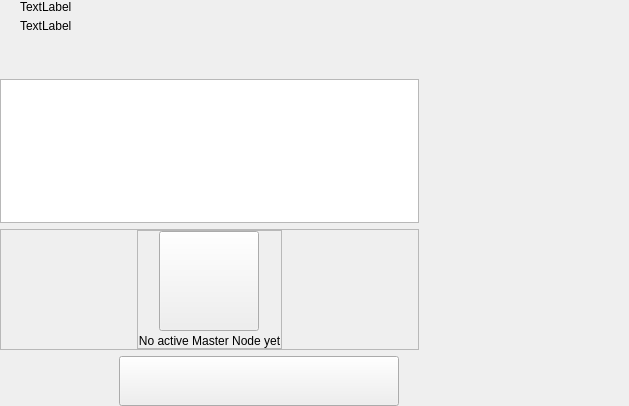
<?xml version="1.0" encoding="UTF-8"?>
<ui version="4.0">
 <class>MasterNodesWidget</class>
 <widget class="QWidget" name="MasterNodesWidget">
  <property name="geometry">
   <rect>
    <x>0</x>
    <y>0</y>
    <width>629</width>
    <height>406</height>
   </rect>
  </property>
  <property name="windowTitle">
   <string>Form</string>
  </property>
  <layout class="QHBoxLayout" name="horizontalLayout_2" stretch="2,1">
   <property name="spacing">
    <number>0</number>
   </property>
   <property name="leftMargin">
    <number>0</number>
   </property>
   <property name="topMargin">
    <number>0</number>
   </property>
   <property name="rightMargin">
    <number>0</number>
   </property>
   <property name="bottomMargin">
    <number>0</number>
   </property>
   <item>
    <widget class="QWidget" name="left" native="true">
     <layout class="QVBoxLayout" name="verticalLayout_3">
      <property name="leftMargin">
       <number>0</number>
      </property>
      <property name="topMargin">
       <number>0</number>
      </property>
      <property name="rightMargin">
       <number>0</number>
      </property>
      <property name="bottomMargin">
       <number>0</number>
      </property>
      <item>
       <layout class="QVBoxLayout" name="verticalLayout_2">
        <property name="spacing">
         <number>6</number>
        </property>
        <item>
         <layout class="QHBoxLayout" name="horizontalLayout_3">
          <property name="spacing">
           <number>0</number>
          </property>
          <property name="leftMargin">
           <number>20</number>
          </property>
          <item>
           <layout class="QVBoxLayout" name="verticalLayout_8">
            <property name="spacing">
             <number>5</number>
            </property>
            <item>
             <widget class="QLabel" name="labelTitle">
              <property name="text">
               <string>TextLabel</string>
              </property>
             </widget>
            </item>
            <item alignment="Qt::AlignTop">
             <widget class="QLabel" name="labelSubtitle1">
              <property name="text">
               <string>TextLabel</string>
              </property>
             </widget>
            </item>
           </layout>
          </item>
          <item>
           <spacer name="horizontalSpacer">
            <property name="orientation">
             <enum>Qt::Horizontal</enum>
            </property>
            <property name="sizeHint" stdset="0">
             <size>
              <width>40</width>
              <height>20</height>
             </size>
            </property>
           </spacer>
          </item>
         </layout>
        </item>
        <item>
         <spacer name="verticalSpacer_2">
          <property name="orientation">
           <enum>Qt::Vertical</enum>
          </property>
          <property name="sizeType">
           <enum>QSizePolicy::Fixed</enum>
          </property>
          <property name="sizeHint" stdset="0">
           <size>
            <width>20</width>
            <height>40</height>
           </size>
          </property>
         </spacer>
        </item>
        <item>
         <layout class="QVBoxLayout" name="verticalLayout_6"/>
        </item>
        <item>
         <widget class="QListView" name="listMn">
          <property name="mouseTracking">
           <bool>true</bool>
          </property>
         </widget>
        </item>
        <item>
         <widget class="QFrame" name="emptyContainer">
          <property name="minimumSize">
           <size>
            <width>0</width>
            <height>100</height>
           </size>
          </property>
          <property name="frameShape">
           <enum>QFrame::StyledPanel</enum>
          </property>
          <property name="frameShadow">
           <enum>QFrame::Raised</enum>
          </property>
          <layout class="QVBoxLayout" name="verticalLayout_7" stretch="1,8">
           <property name="spacing">
            <number>0</number>
           </property>
           <property name="leftMargin">
            <number>0</number>
           </property>
           <property name="topMargin">
            <number>0</number>
           </property>
           <property name="rightMargin">
            <number>0</number>
           </property>
           <property name="bottomMargin">
            <number>0</number>
           </property>
           <item>
            <spacer name="verticalSpacer">
             <property name="orientation">
              <enum>Qt::Vertical</enum>
             </property>
             <property name="sizeHint" stdset="0">
              <size>
               <width>20</width>
               <height>20</height>
              </size>
             </property>
            </spacer>
           </item>
           <item alignment="Qt::AlignHCenter|Qt::AlignVCenter">
            <widget class="QFrame" name="emptyScreen">
             <property name="sizePolicy">
              <sizepolicy hsizetype="Expanding" vsizetype="Expanding">
               <horstretch>0</horstretch>
               <verstretch>0</verstretch>
              </sizepolicy>
             </property>
             <property name="frameShape">
              <enum>QFrame::StyledPanel</enum>
             </property>
             <property name="frameShadow">
              <enum>QFrame::Raised</enum>
             </property>
             <layout class="QVBoxLayout" name="verticalLayout">
              <property name="spacing">
               <number>30</number>
              </property>
              <property name="leftMargin">
               <number>0</number>
              </property>
              <property name="topMargin">
               <number>0</number>
              </property>
              <property name="rightMargin">
               <number>0</number>
              </property>
              <property name="bottomMargin">
               <number>0</number>
              </property>
              <item alignment="Qt::AlignHCenter|Qt::AlignVCenter">
               <widget class="QPushButton" name="pushImgEmpty">
                <property name="minimumSize">
                 <size>
                  <width>100</width>
                  <height>100</height>
                 </size>
                </property>
                <property name="maximumSize">
                 <size>
                  <width>100</width>
                  <height>100</height>
                 </size>
                </property>
                <property name="focusPolicy">
                 <enum>Qt::NoFocus</enum>
                </property>
                <property name="text">
                 <string/>
                </property>
                <property name="iconSize">
                 <size>
                  <width>100</width>
                  <height>100</height>
                 </size>
                </property>
               </widget>
              </item>
              <item alignment="Qt::AlignHCenter|Qt::AlignVCenter">
               <widget class="QLabel" name="labelEmpty">
                <property name="styleSheet">
                 <string notr="true"/>
                </property>
                <property name="text">
                 <string>No active Master Node yet</string>
                </property>
                <property name="alignment">
                 <set>Qt::AlignCenter</set>
                </property>
               </widget>
              </item>
             </layout>
            </widget>
           </item>
          </layout>
         </widget>
        </item>
        <item>
         <layout class="QHBoxLayout" name="horizontalLayout_7">
          <property name="rightMargin">
           <number>20</number>
          </property>
          <item>
           <spacer name="horizontalSpacer_5">
            <property name="orientation">
             <enum>Qt::Horizontal</enum>
            </property>
            <property name="sizeType">
             <enum>QSizePolicy::Expanding</enum>
            </property>
            <property name="sizeHint" stdset="0">
             <size>
              <width>40</width>
              <height>20</height>
             </size>
            </property>
           </spacer>
          </item>
          <item>
           <widget class="QPushButton" name="pushButtonSave">
            <property name="minimumSize">
             <size>
              <width>280</width>
              <height>50</height>
             </size>
            </property>
            <property name="maximumSize">
             <size>
              <width>280</width>
              <height>50</height>
             </size>
            </property>
            <property name="focusPolicy">
             <enum>Qt::NoFocus</enum>
            </property>
            <property name="text">
             <string/>
            </property>
           </widget>
          </item>
         </layout>
        </item>
       </layout>
      </item>
     </layout>
    </widget>
   </item>
   <item>
    <widget class="QWidget" name="right" native="true">
     <layout class="QVBoxLayout" name="verticalLayout_5">
      <property name="leftMargin">
       <number>0</number>
      </property>
      <property name="topMargin">
       <number>0</number>
      </property>
      <property name="rightMargin">
       <number>0</number>
      </property>
      <property name="bottomMargin">
       <number>0</number>
      </property>
      <item>
       <layout class="QVBoxLayout" name="verticalLayout_4">
        <property name="spacing">
         <number>6</number>
        </property>
        <item>
         <widget class="OptionButton" name="btnAbout" native="true">
          <property name="minimumSize">
           <size>
            <width>0</width>
            <height>50</height>
           </size>
          </property>
         </widget>
        </item>
        <item>
         <widget class="OptionButton" name="btnAboutController" native="true">
          <property name="minimumSize">
           <size>
            <width>0</width>
            <height>50</height>
           </size>
          </property>
         </widget>
        </item>
        <item>
         <spacer name="verticalSpacer_5">
          <property name="orientation">
           <enum>Qt::Vertical</enum>
          </property>
          <property name="sizeHint" stdset="0">
           <size>
            <width>20</width>
            <height>40</height>
           </size>
          </property>
         </spacer>
        </item>
       </layout>
      </item>
     </layout>
    </widget>
   </item>
  </layout>
 </widget>
 <customwidgets>
  <customwidget>
   <class>OptionButton</class>
   <extends>QWidget</extends>
   <header>qt/alnj/optionbutton.h</header>
   <container>1</container>
  </customwidget>
 </customwidgets>
 <resources/>
 <connections/>
</ui>
